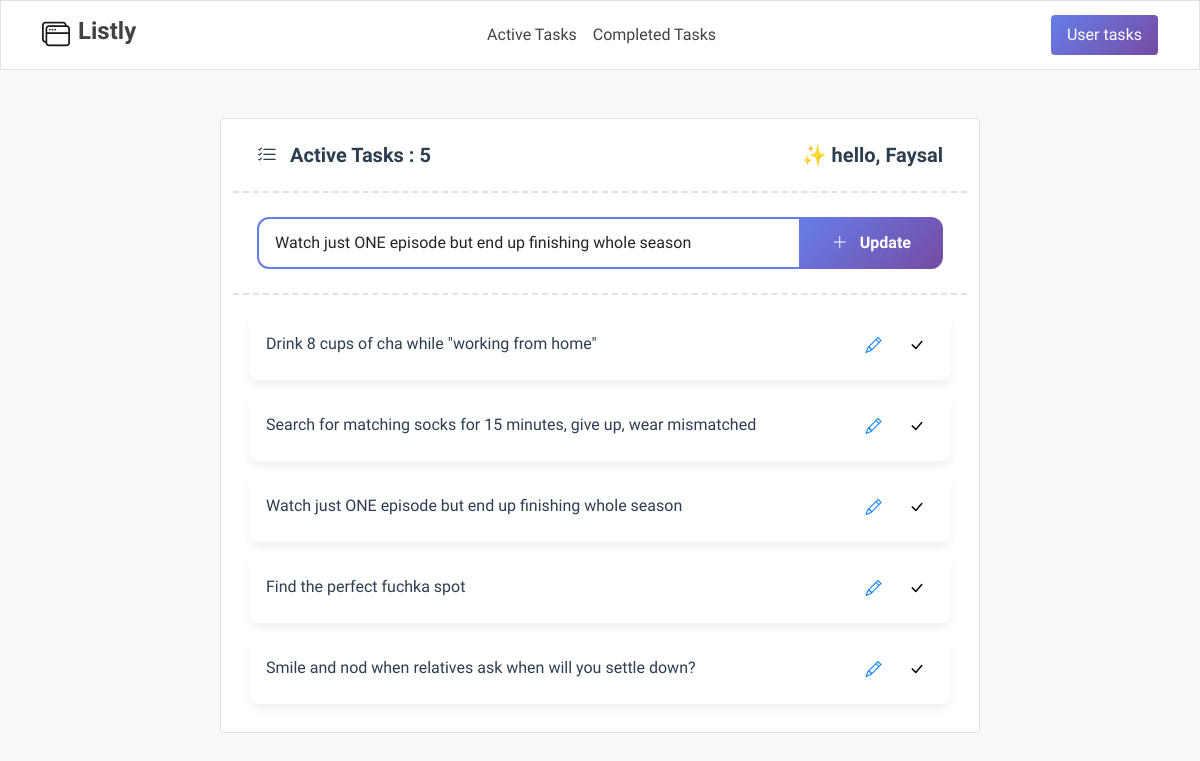
/edit_task/31 (signed in), run on the app's committed database.
### listly_app/models.py (models this page shows, shortened)
class listly_user(models.Model):
    user_name = models.CharField(max_length=50)
    def __str__(self):
        return self.user_name
    class Meta :
        verbose_name = "user"
        verbose_name_plural = "users"

class task(models.Model):
    description = models.CharField(max_length=200)
    completed = models.BooleanField()
    created_at = models.DateTimeField(auto_now_add=True)
    updated_at = models.DateTimeField(auto_now=True)
    username = models.ForeignKey(
        listly_user, related_name="userTasks", on_delete=models.CASCADE
    )

### listly_app/views.py (the view, shortened to what this page needs)
# urls.py: path("edit_task/<int:pk>", edit_task, name = "edit_task"),
def edit_task(request, pk):
    userName = listly_user.objects.get(user_name=request.session["user_name"])
    data = task.objects.filter(completed=False, username=userName).order_by(
        "-created_at"
    )
    edited_data = task.objects.get(pk=pk)
    form = newTask(initial={"description": edited_data.description})
    return render(
        request,
        "listly.html",
        {"data": data, "addTask": form, "edit_task": edited_data, "userName": userName},
    )

### listly_app/forms.py
class newTask(forms.Form):
    description = forms.CharField(
        max_length=200,
        required=True,
        widget=forms.TextInput(
            attrs={
                "class": "form-control",
                "placeholder": "+ New task",
                "required": "required",
            }
        ),
    )

### listly_app/templates/listly.html (shortened to what this page needs)
{% extends 'global.html' %}
{% load static %}
{% block styles %}
  <link rel="stylesheet" href="{% static 'css/listly.css' %}" />
{% endblock %}
{% block content %}
  <div class="todo-container my-5">
    <div class="container">
      <div class="row">
        <div class="col-12">
          <div class="todo-panel">
            <div class="row">
              <div class="col-md-8 border bg-white mx-auto panel-left rounded">
                <div class="panel-header d-flex justify-content-between align-items-center">
                  <h3 class="fs-5">
                    <i class="bi bi-list-check mt-3 me-2"></i>
                    Active Tasks{% if data %}
                      : {{ data|length }}
                    {% endif %}
                  </h3>
                  <h3 class="fs-5">✨ hello, {{userName|title}} </h3>
                </div>
                <div class="add-form" id="addForm">
                  <form action="{% if edit_task %}
                      {% url 'edit_task' edit_task.pk %}
                    {% else %}
                      {% url 'active_task' %}
                    {% endif %}"
                    method="POST">
                    <div class="input-group">
                      {{ addTask.description }}
                      <button class="btn btn-primary" type="submit">
                        <i class="bi bi-plus-lg me-2"></i>
                        {% if edit_task %}
                          Update
                        {% else %}
                          Add
                        {% endif %}
                      </button>
                    </div>
                  </form>
                </div>
                <div class="todo-list bg-white">
                  {% if data %}
                    {% for ele in data %}
                      <div class="todo-item">
                        <div class="d-flex align-items-center flex-grow-1">
                          <div class="todo-content">
                            <div class="todo-text">{{ ele.description }}</div>
                          </div>
                        </div>
                        <div class="todo-actions">
                          <button class="action-btn edit" title="Edit"><a href="{% url 'edit_task' ele.pk %}"><i class="bi bi-pencil"></i></a></button>
                          <button class="action-btn complete" title="Mark Complete"><a href="{% url 'mark_as_complete' ele.pk %}"><i class="bi bi-check-lg"></i></a></button>
                        </div>
                      </div>
                    {% endfor %}
                  {% endif %}
                </div>
              </div>
            </div>
          </div>
        </div>
      </div>
    </div>
  </div>
{% endblock %}

### static/css/global.css (style rules this page uses)
* { padding: 0; margin: 0; font-family: "Maven Pro", sans-serif; }
body { background-color: #f8f9fa !important; }

### listly_app/static/css/listly.css (style rules this page uses)
* { padding: 0; margin: 0; }
.todo-container { overflow: hidden; }
.panel-left { background: #f8f9fa; }
.panel-header { padding: 1.5rem; border-bottom: 2px dashed #dee2e6; background: white; }
.panel-header h3 { margin: 0; font-weight: 600; color: #2c3e50; }
.add-form { border-bottom: 2px dashed #dee2e6; }
.todo-list { padding: 1rem; }
.todo-item { background: white; border-radius: 10px; padding: 1rem; margin-bottom: 0.75rem; box-shadow: 0 6px 8px rgba(0, 0, 0, 0.05); display: flex; gap: 5px; align-items: center; justify-content: space-between; transition: all 0.3s ease; border: 1px solid transparent; }
.todo-content { flex: 1; }
.todo-text { font-size: 1rem; font-weight: 500; margin-bottom: 0.25rem; color: #2c3e50; }
.todo-actions { display: flex; gap: 0.5rem; }
.action-btn.edit { color: #007bff; }
.action-btn { width: 35px; height: 35px; border-radius: 8px; border: none; display: flex; align-items: center; justify-content: center; cursor: pointer; transition: all 0.2s ease; background: transparent; padding: 0; }
.action-btn a { width: 100%; height: 100%; display: flex; align-items: center; justify-content: center; color: currentColor; text-decoration: none; }
.add-form { padding: 1.5rem; background: white; }
.add-form input { border: 2px solid #667eea; border-radius: 12px; padding: 0.75rem 1rem; font-size: 1rem; transition: all 0.3s ease; }
.add-form button { background: linear-gradient(135deg, #667eea 0%, #764ba2 100%); border: none; border-radius: 12px; padding: 0.75rem 2rem; font-weight: 600; transition: all 0.3s ease; }

### data on the page
listly_user: user_name "Faysal"
task: description "Watch just ONE episode but end up finishing whole season"
task: description "Drink 8 cups of cha while \"working from home\""
task: description "Search for matching socks for 15 minutes, give up, wear mismatched"
task: description "Find the perfect fuchka spot"
task: description "Smile and nod when relatives ask when will you settle down?"

### other printed values
{{ data|length }} "5"
